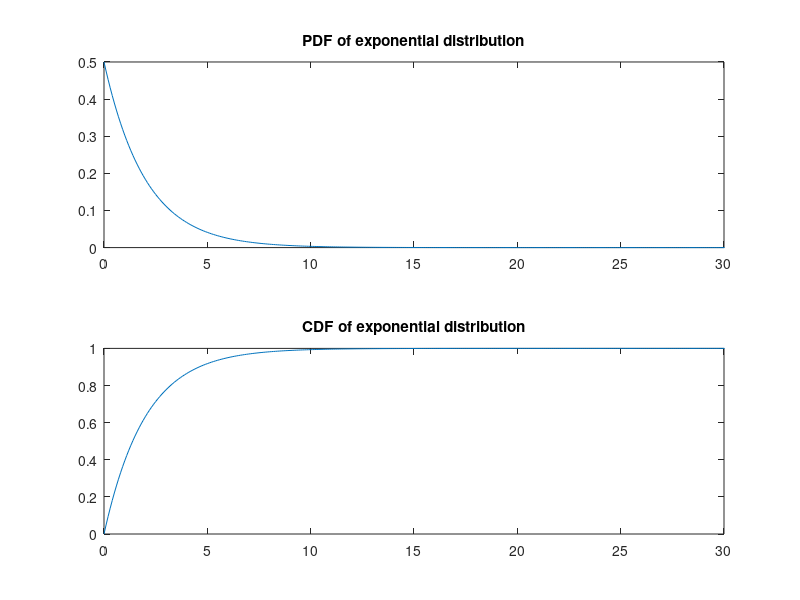

Write MATLAB code to recreate this figure.
clear;
close all;
clc;
x = 0 : 0.1 : 100;
lambda = 0.5;
pdfu = lambda * exp(-lambda * x);
subplot(2,1,1);
plot(x, pdfu);
xlim([0 30]);
title('PDF of exponential distribution');
cdfu = 1 - exp(-lambda * x);
subplot(2,1,2);
plot(x, cdfu);
xlim([0 30]);
title('CDF of exponential distribution');